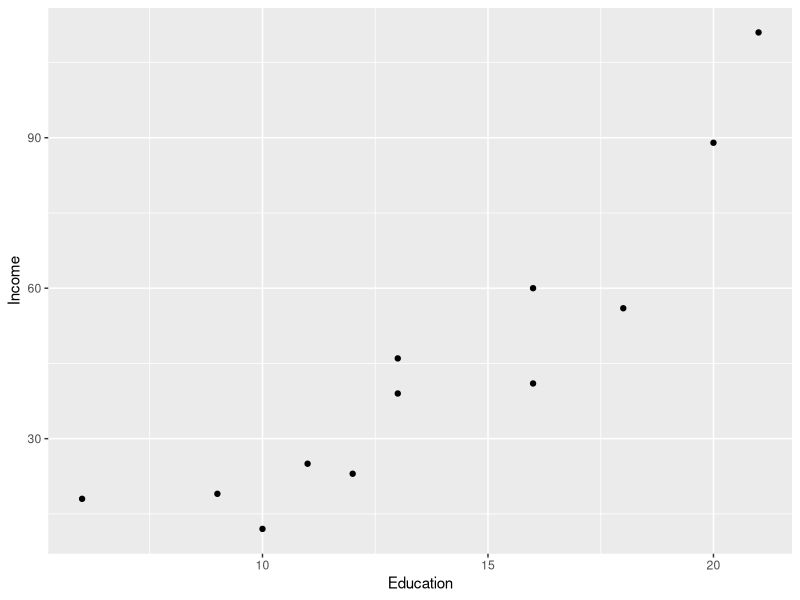
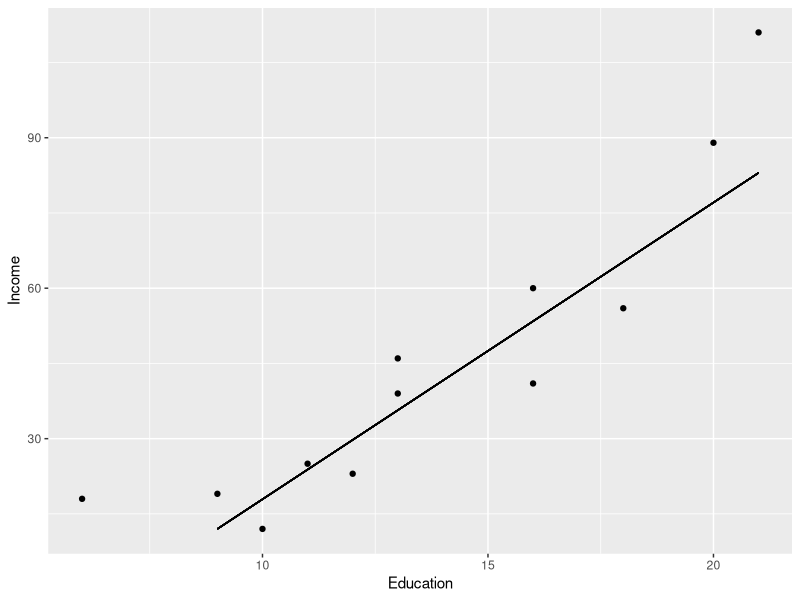
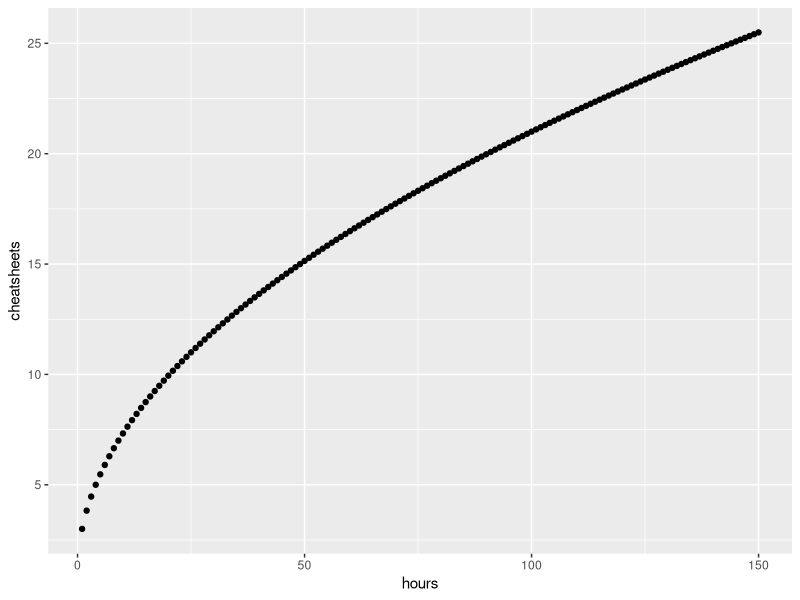
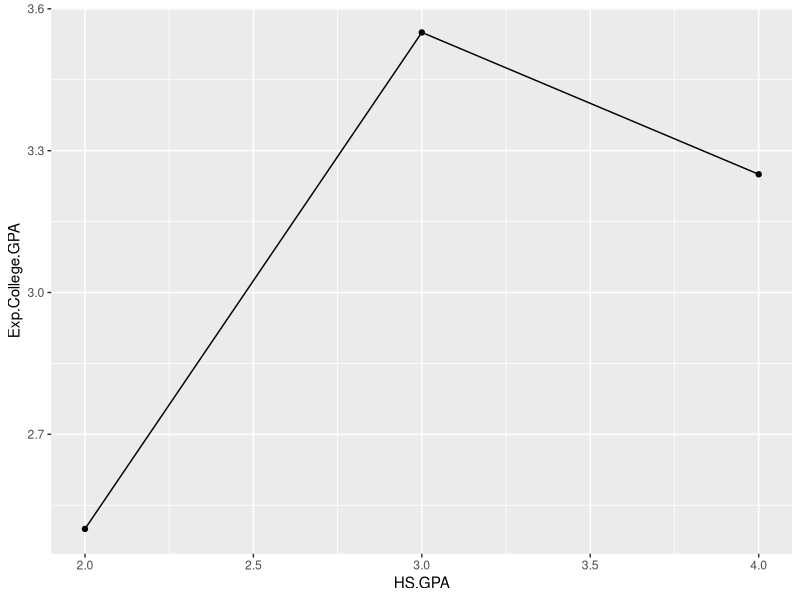

These figures' R source, in order:
## ---- chunk 1
knitr::opts_chunk$set(echo = TRUE)
library(data.table)
library(ggplot2)
library(knitr)
## ---- chunk 2
dt <- data.table(Education = c(10, 18, 12, 16, 16, 20, 21, 13, 9, 11, 6, 13),
                 Income = c(12, 56, 23, 60, 41, 89, 111, 39, 19, 25, 18, 46))
## ---- chunk 3
avg_education <- mean(dt$Education)
avg_income <- mean(dt$Income)
median_education <- median(dt$Education)
median_income <- median(dt$Income)
## ---- chunk 4
plot_Q1b <- ggplot2::ggplot(dt, aes(x=Education, y=Income)) + geom_point()
plot(plot_Q1b)
## ---- chunk 5
Q1c <- plot_Q1b + geom_segment(aes(x = 9, xend = 21, y = 12, yend= 83))
plot(Q1c)
## ---- chunk 6
cov_income_education <- round(cov(dt$Income, dt$Education),3)
cor_income_education <- round(cor(dt$Income, dt$Education),3)
## ---- chunk 7
dt$Income_x_10 <- 10*dt$Income
cov_income_x_10_education <- round(cov(dt$Income_x_10, dt$Education),3)
cor_income_x_10_education <- round(cor(dt$Income_x_10, dt$Education),3)
## ---- chunk 8
# creates data table
dt.test <- data.table(hours = c(1:150))
dt.test$cheatsheets <- 1 + 2 * sqrt(dt.test$hours)
# plots the data table
plot_q3a <- ggplot2::ggplot(dt.test, aes(x = hours, y = cheatsheets)) + geom_point() 
plot(plot_q3a)
## ---- chunk 9



## ---- chunk 10

## ---- chunk 11

## ---- chunk 12



## ---- chunk 13

## ---- chunk 14

## ---- chunk 15

## ---- chunk 16
gpa <- matrix(c(12, 3, 3, 6, 9, 6, 2, 21, 7), ncol = 3, byrow = T)
rownames(gpa) <- c("2.0", "3.0", "4.0")
colnames(gpa) <- c("2.0", "3.0", "4.0")
gpa <- cbind(gpa,rowSums(gpa))
gpa <- rbind(gpa,colSums(gpa))
gpa

## ---- chunk 17
gpa1 <- gpa / gpa[4,4]
gpa1 <- round(gpa / 69, 3)
gpa1

## ---- chunk 18

six.b1 <- round(gpa1[1,1] * 100, 2)
six.b2 <- round(gpa1[1,2] * 100, 2)
six.b3 <- round(gpa1[1,3] * 100, 2)


## ---- chunk 19
six.c1 <- round((2 * gpa[1,1] + 3 * gpa[2,1] + 4 * gpa[3,1]) / gpa[4,1], 2)
six.c2 <- round((2 * gpa[1,2] + 3 * gpa[2,2] + 4 * gpa[3,2]) / gpa[4,2], 2)
six.c3 <- round((2 * gpa[1,3] + 3 * gpa[2,3] + 4 * gpa[3,3]) / gpa[4,3], 2)


## ---- chunk 20
# assign x and y values to variable
six.d.xvals <- c(2:4)
six.d.yvals <- c(six.c1,six.c2,six.c3)

# create data table with named x and y vals
dt6d <- data.table(HS.GPA = six.d.xvals, Exp.College.GPA = six.d.yvals)

# plots data
plot_Q6d <- ggplot2::ggplot(dt6d, aes(x = HS.GPA, y = Exp.College.GPA)) + geom_point() + geom_line()
plot(plot_Q6d)
## ---- chunk 21
good.student.prcnt <- gpa[3,3] / gpa[4,3] * 100
ok.student.prcnt <- gpa[2,3] / gpa[4,3] * 100 
bad.student.prcnt <- gpa[1,3] / gpa[4,3] * 100

